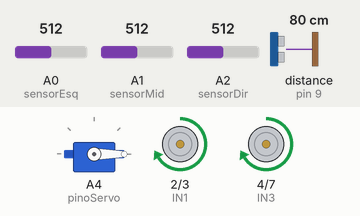
Bench run of a sketch on a simulated Arduino Uno, built for the host (arithmetic inside an expression is 32-bit, double 64-bit). Parts: servo, motor-driver pin pairs drawn as motors (green arrow = first pin HIGH = forward, orange = second pin HIGH = backward, longer = more drive, scaled by the enable pin). Wiring (inferred from the names in the program): ultrasonic range finder: trigger pin 8; echo pin 9. The inputs (shaded band) are chosen by the test bench; at power-on: A1 (sensorMid) = 512, A0 (sensorEsq) = 512, A2 (sensorDir) = 512, distance to the obstacle (sensor on pin 9) 80 cm. The echo pulse lasts 58.3 µs per cm.

Above: at 1.2 s.
1.3 s: A1 (sensorMid) set to 581
2.8 s: A1 (sensorMid) set to 608
At 3.8 s:
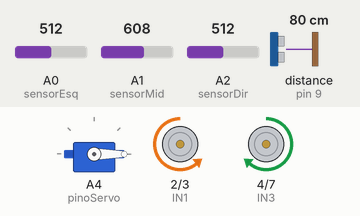
4.3 s: A0 (sensorEsq) set to 587
5.8 s: A0 (sensorEsq) set to 613
At 7.0 s:
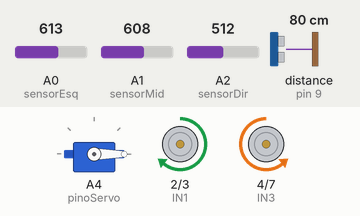
7.3 s: A2 (sensorDir) set to 584
8.8 s: A2 (sensorDir) set to 607
At 9.4 s:
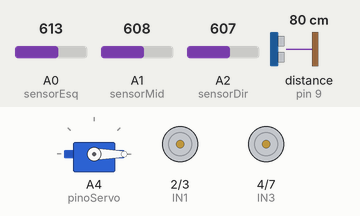
Timing chart, 0 to 11.3 s (numbered marks = the images above; inputs shaded):
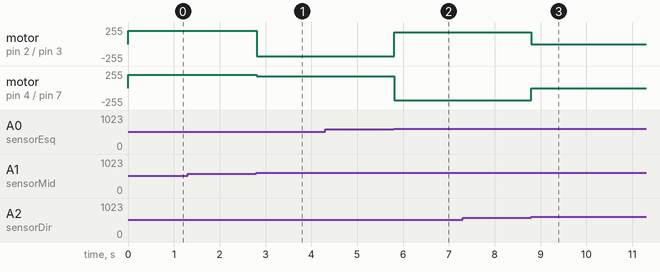

The sketch:

Script.Mestre_Sala.ino
```cpp
#include <Servo.h>

// —– Pinos do driver L298N —–
const int ENA = 5;   // PWM motor A
const int IN1 = 2;
const int IN2 = 3;
const int ENB = 6;   // PWM motor B
const int IN3 = 4;
const int IN4 = 7;

// —– Pinos dos sensores de linha —–
const int sensorEsq = A0;
const int sensorMid = A1;
const int sensorDir = A2;
const int limiarLinha = 600;  // calibrar conforme seu sensor

// —– Pinos do ultrassônico HC-SR04 —–
const int trigPin = 8;
const int echoPin = 9;
const long distObstaculo = 15; // cm

// —– Pinos do sensor de cor TCS3200 —–
const int S0 = 10;
const int S1 = 11;
const int S2 = 12;
const int S3 = 13;
const int outPin = A3;
const int freqScale = HIGH; // S0/S1 = HIGH/HIGH → 100%

// —– Servo para manipulação —–
Servo servoGarra;
const int pinoServo =  A4;

// —– Setup —–
void setup() {
Serial.begin(9600);

// motores
pinMode(ENA, OUTPUT);
pinMode(IN1, OUTPUT); pinMode(IN2, OUTPUT);
pinMode(ENB, OUTPUT);
pinMode(IN3, OUTPUT); pinMode(IN4, OUTPUT);

// linha
pinMode(sensorEsq, INPUT);
pinMode(sensorMid, INPUT);
pinMode(sensorDir, INPUT);

// ultrassônico
pinMode(trigPin, OUTPUT);
pinMode(echoPin, INPUT);

// sensor de cor
pinMode(S0, OUTPUT); pinMode(S1, OUTPUT);
pinMode(S2, OUTPUT); pinMode(S3, OUTPUT);
pinMode(outPin, INPUT);
digitalWrite(S0, freqScale);
digitalWrite(S1, freqScale);

// servo
servoGarra.attach(pinoServo);
servoGarra.write(0); // garra fechada
}

// —– Funções de movimentação —–
void moveFrente(int speed=200) {
analogWrite(ENA, speed);
digitalWrite(IN1, HIGH); digitalWrite(IN2, LOW);
analogWrite(ENB, speed);
digitalWrite(IN3, HIGH); digitalWrite(IN4, LOW);
}

void moveTras(int speed=200) {
analogWrite(ENA, speed);
digitalWrite(IN1, LOW); digitalWrite(IN2, HIGH);
analogWrite(ENB, speed);
digitalWrite(IN3, LOW); digitalWrite(IN4, HIGH);
}

void giraEsq(int speed=180) {
analogWrite(ENA, speed);
digitalWrite(IN1, LOW); digitalWrite(IN2, HIGH);
analogWrite(ENB, speed);
digitalWrite(IN3, HIGH); digitalWrite(IN4, LOW);
}

void giraDir(int speed=180) {
analogWrite(ENA, speed);
digitalWrite(IN1, HIGH); digitalWrite(IN2, LOW);
analogWrite(ENB, speed);
digitalWrite(IN3, LOW); digitalWrite(IN4, HIGH);
}

void paraRobô() {
digitalWrite(IN1, LOW); digitalWrite(IN2, LOW);
digitalWrite(IN3, LOW); digitalWrite(IN4, LOW);
}

// —– Leitura ultrassônico —–
long leDistancia() {
digitalWrite(trigPin, LOW);
delayMicroseconds(2);
digitalWrite(trigPin, HIGH);
delayMicroseconds(10);
digitalWrite(trigPin, LOW);
long dur = pulseIn(echoPin, HIGH);
return (dur * 0.034) / 2;
}

// —– Leitura de cor (frequência) —–
long leCor(char modo) {
// configura S2/S3 para R, G ou B
if (modo=='R') { digitalWrite(S2, LOW);  digitalWrite(S3, LOW);  }
if (modo=='G') { digitalWrite(S2, HIGH); digitalWrite(S3, HIGH); }
if (modo=='B') { digitalWrite(S2, LOW);  digitalWrite(S3, HIGH); }
delay(100);
return pulseIn(outPin, LOW);
}

// —– Detecta “vítima” vermelha —–
bool detectaVitima() {
long r = leCor('R');
long g = leCor('G');
long b = leCor('B');
// calibrar estes valores no seu ambiente
if (r < 30 && g > 40 && b > 40) {
Serial.println("Vitima detectada!");
return true;
}
return false;
}

// —– Rotina de resgate —–
void rotinaResgate() {
paraRobô();
// abre garra
servoGarra.write(90);
delay(400);
// avança para encaixar o token
moveFrente(180);
delay(600);
paraRobô();
// fecha garra
servoGarra.write(0);
delay(400);
// retorna
moveTras(200);
delay(600);
paraRobô();
}

void loop() {
// 1) primeiro, checa se está próximo de obstáculo/vítima
if (leDistancia() < distObstaculo && detectaVitima()) {
rotinaResgate();
return;
}

// 2) senão, segue a linha
int esq = analogRead(sensorEsq);
int mid = analogRead(sensorMid);
int dir = analogRead(sensorDir);

if (mid < limiarLinha) {
moveFrente();
} else if (esq < limiarLinha) {
giraEsq();
} else if (dir < limiarLinha) {
giraDir();
} else {
// linha perdida: para e busca
paraRobô();
}
}
```

Measured:
- the behaviour switches between 599 and 600 on A1 (sensorMid) (found by bisection; images 0 and 1)
- the behaviour switches between 599 and 600 on A0 (sensorEsq) (found by bisection; images 1 and 2)
- the behaviour switches between 599 and 600 on A2 (sensorDir) (found by bisection; images 2 and 3)
- after the input at 1.3 s, every drawn part: stays the same
- after the input at 2.8 s, motor on pin 2 (IN1) / pin 3 (IN2): forward 200/255 → backward 180/255 at once; motor on pin 4 (IN3) / pin 7 (IN4): forward 200/255 → forward 180/255 at once
- after the input at 4.3 s, every drawn part: stays the same
- after the input at 5.8 s, motor on pin 2 (IN1) / pin 3 (IN2): backward 180/255 → forward 180/255 at once; motor on pin 4 (IN3) / pin 7 (IN4): forward 180/255 → backward 180/255 at once
- after the input at 7.3 s, every drawn part: stays the same
- after the input at 8.8 s, motor on pin 2 (IN1) / pin 3 (IN2): forward 180/255 → stopped at once; motor on pin 4 (IN3) / pin 7 (IN4): backward 180/255 → stopped at once
